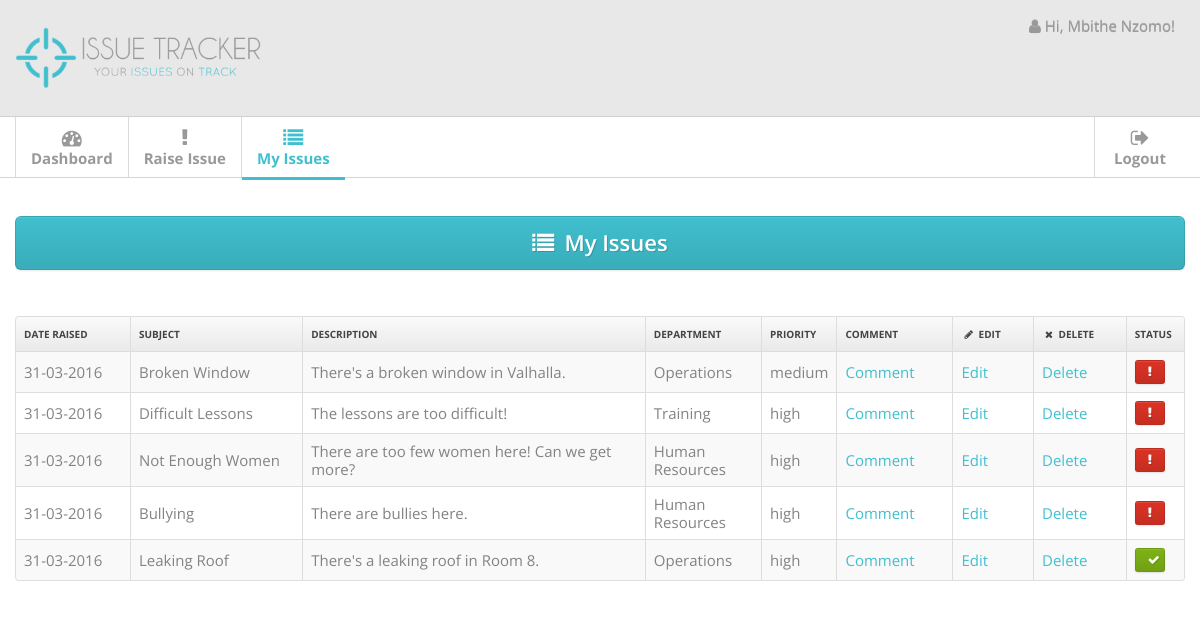
Screenshot of /issues/view (signed in) with the database file from the repository.
### app/models.py (models this page shows, shortened)
class User(UserMixin, db.Model):
    __tablename__ = 'users'
    id = db.Column(db.Integer, primary_key=True)
    fullname = db.Column(db.String(50))
    username = db.Column(db.String(50), unique=True, index=True)
    email = db.Column(db.String(100), unique=True)
    password_hash = db.Column(db.String(128))
    is_admin = db.Column(db.Boolean, default=False)
    @property
    def password(self):
        '''prevents access to password
        property
        '''
        raise AttributeError('password is not a readable attribute.')

class Issue(db.Model):
    __tablename__ = 'issues'
    id = db.Column(db.Integer, primary_key=True)
    subject = db.Column(db.String(70))
    description = db.Column(db.Text)
    priority = db.Column(db.String(10))
    raised_at = db.Column(db.DateTime, default=datetime.utcnow)
    last_edited = db.Column(db.DateTime, default=datetime.utcnow)
    is_resolved = db.Column(db.Boolean, default=False)
    is_assigned = db.Column(db.Boolean, default=False)
    user_id = db.Column(db.Integer, db.ForeignKey('users.id'))
    user = db.relationship('User',
                           backref=db.backref('issues', lazy='dynamic'))
    department_id = db.Column(db.Integer, db.ForeignKey('departments.id'))
    department = db.relationship('Department',
                                 backref=db.backref('departments',
                                                    lazy='dynamic'))

class Department(db.Model):
    __tablename__ = 'departments'
    id = db.Column(db.Integer, primary_key=True)
    name = db.Column(db.String(120), unique=True)
    user_id = db.Column(db.Integer, db.ForeignKey('users.id'))
    dept_admin = db.relationship('User',
                                backref=db.backref('users', lazy='dynamic'))

### app/issues/views.py (the view)
@issues.route('/view')
@login_required
def view():
	issues = (Issue.query
		.filter(Issue.user_id == current_user.id)
		.order_by(Issue.raised_at.desc())
		).all()
	return render_template('issues/view.html', issues=issues, title="My Issues")

### app/models.py (called while the page is built)
@login_manager.user_loader
def load_user(user_id):
    return User.query.get(int(user_id))

### app/templates/issues/view.html (shortened to what this page needs)
{% extends "base.html" %}
{% block content %}
{% import "bootstrap/wtf.html" as wtf %}
{% import "bootstrap/utils.html" as utils %}
<div class="main">
  <div class="main-inner">
      <div class="container">
      <div class="row">
      <div class="span12">
        <div class="widget widget-plain">
          <div class="widget-content">
            <a class="btn btn-large btn-primary btn-support-ask"> <i class="icon-list" style="margin-right: 10px"></i>{{ title }}</a>
          </div>
        </div>
      </div>
     </div>
            {% if issues %}
              <table class="table table-striped table-bordered">
                <thead>
                  <tr>
                    <th width="10%"> Date Raised </th>
                    <th width="15%"> Subject </th>
                    <th width="30%"> Description </th>
                    <th width="10%"> Department </th>
                    <th width="5%"> Priority </th>
                    <th width="10%"> Comment </th>
                    <th width="7%"> <i class="btn-icon-only icon-pencil"></i> Edit </th>
                    <th width="8%"> <i class="btn-icon-only icon-remove"></i> Delete </th>
                    <th width="5%"> Status </th>
                  </tr>
                </thead>
                <tbody>
                {% for issue in issues %}
                  <tr>
                    <td> {{ issue.raised_at.strftime('%d-%m-%Y') }} </td>
                    <td> {{ issue.subject }} </td>
                    <td> {{ issue.description }} </td>
                    <td> {{ issue.department.name }} </td>
                    <td> {{ issue.priority }} </td>
                    <td> <a href="{{ url_for('issues.view_individual', id=issue.id) }}"> Comment </a> </td>
                    <td> <a href="{{ url_for('issues.edit', id=issue.id) }}"> Edit </a></td>
                    <td> <a href="{{ url_for('issues.delete', id=issue.id) }}"> Delete </i></a></td>
                    <td class="td-actions">
                      {% if issue.is_resolved == False %}
                      <a class="btn btn-danger btn-small" style="width:10px"><i class="btn-icon-only icon-exclamation"> </i></a>
                      {% else %}
                        <a class="btn btn-small btn-success" style="width:10px"><i class="btn-icon-only icon-ok"></i></a>
                      {% endif %}
                    </td>
                  </tr>
                {% endfor %}
                </tbody>
              </table>
              {% else %}
              <div style="text-align: center">
                <h3> You have no issues. Click below to add one:</h3>
                <a href="{{ url_for('issues.raise_issue') }}"><button class="button btn btn-primary" style = "margin:0 auto; float: none; margin-top: 20px" >Raise Issue</button><a>
              </div>
              {% endif %}
            </div>
        </div>
        </div>
{% endblock %}

### app/templates/base.html (shortened to what this page needs)
<!DOCTYPE html>
<html lang="en">
<head>
<link href="{{ url_for('static', filename='css/bootstrap.min.css') }}" rel="stylesheet">
<link href="{{ url_for('static', filename='css/bootstrap-responsive.min.css') }}" rel="stylesheet">
<link href="{{ url_for('static', filename='css/font-awesome.css') }}" rel="stylesheet">
<link href="{{ url_for('static', filename='css/style.css') }}" rel="stylesheet">
<link href="{{ url_for('static', filename='css/pages/dashboard.css') }}" rel="stylesheet">
<link href="{{ url_for('static', filename='css/pages/signin.css') }}" rel="stylesheet">
<link href="{{ url_for('static', filename='css/pages/faq.css') }}" rel="stylesheet">
</head>
<body>
<div class="navbar navbar-fixed-top">
  <div class="navbar-inner">
    <div class="container"> <a class="brand" href="{{ url_for('main.welcome') }}"><img src="{{ url_for('static', filename='img/logo-transp.png') }}" width="250px"></a>
      <div class="nav-collapse">
        <ul class="nav pull-right">
          <li class="dropdown">
            <a href="#" class="dropdown-toggle" data-toggle="dropdown">
              {% if current_user.is_authenticated %}
                <i class="icon-user"></i>  Hi, {{ current_user.fullname }}!
              {% else %}
                Welcome to Issue Tracker!
              {% endif %}
            </a>
          </li>
        </ul>
      </div>
    </div>
  </div>
</div>
<div class="subnavbar">
  <div class="subnavbar-inner">
    <div class="container">
      {% if current_user.is_authenticated %}
        <ul class="mainnav">
          {% if current_user.is_admin == False %}
          <li {%- if request.path == "/dashboard" %} class="active" {% endif %}>
            <a href="{{ url_for('main.dashboard') }}"><i class="icon-dashboard"></i><span>Dashboard</span> </a>
          </li>
          <li {%- if request.path == "/issues/raise" %} class="active" {% endif %}>
            <a href="{{ url_for('issues.raise_issue') }}"><i class="icon-exclamation"></i><span>Raise Issue</span></a>
          </li>
          <li {%- if request.path == "/issues/view" %} class="active" {% endif %}>
            <a href="{{ url_for('issues.view') }}"><i class="icon-list"></i><span>My Issues</span> </a>
          </li>
          {% endif %}
        </ul>
      {% endif %}
      <ul class="mainnav pull-right">
      {% if current_user.is_authenticated %}
        <li>
          <a href="{{ url_for('auth.logout') }}"><i class="icon-signout"></i><span>Logout</span> </a>
        </li>
      {% endif %}
      </ul>
    </div>
  </div>
</div>
{% block content %}
{% endblock %}
</body>
</html>

### app/static/css/style.css (style rules this page uses)
body { background: #f9f6f1; font: 15px/1.7em 'Open Sans'; }
.btn-icon-only { padding-right: 3px; padding-left: 3px; }
.table td { vertical-align: middle; }
.table-bordered th { background: #E9E9E9; background:-moz-linear-gradient(top, #FAFAFA 0%, #E9E9E9 100%); background:-webkit-gradient(linear, left top, left bottom, color-stop(0%,#FAFAFA), color-stop(100%,#E9E9E9)); background:-webkit-linear-gradient(top, #FAFAFA 0%,#E9E9E9 100%); background:-o-linear-gradient(top, #FAFAFA 0%,#E9E9E9 100%); background:-ms-linear-gradient(top, #FAFAFA 0%,#E9E9E9 100%); background:linear-gradient(top, #FAFAFA 0%,#E9E9E9 100%); filter: progid:DXImageTransform.Microsoft.gradient(startColorstr='#FAFAFA', endColorstr='#E9E9E9'); -ms-filter: "progid:DXImageTransform.Microsoft.gradient(startColorstr='#FAFAFA', endColorstr='#E9E9E9')"; font-size: 10px; color: #444; text-transform: uppercase; }
.navbar .container { position: relative; }
.navbar-inner { padding: 7px 0; background: #E8E8E8 !important; -moz-border-radius: 0; -webkit-border-radius: 0; border-radius: 0; }
.navbar-fixed-top { position: static; }
.navbar .nav a { font-size: 15px; }
.navbar .nav>li>a { color:#999999 !important; }
.navbar .brand { font-weight: 600; position: relative; top: 2px; }
.subnavbar { margin-bottom: 2.5em; }
.subnavbar-inner { height: 60px; background: #fff; border-bottom: 1px solid #d6d6d6; }
.subnavbar .container > ul { display: inline-block; height: 80px; padding: 0; margin: 0; }
.subnavbar .container > ul > li { float: left; min-width: 90px; height: 60px; padding: 0; margin: 0; text-align: center; list-style: none; border-left: 1px solid #d9d9d9; }
.subnavbar .container > ul > li > a { display: block; height: 100%; padding: 0 15px; font-size: 15px; font-weight: bold; color: #999; }
.subnavbar .container > ul > li > a > i { display: inline-block; width: 24px; height: 24px; margin-top: 11px; margin-bottom: -3px; font-size: 20px; }
.subnavbar .container > ul > li > a > span { display: block; }
.subnavbar .container > ul > li.active > a { border-bottom:3px solid #40BFCE; color: #40BFCE; }
.main { padding-bottom: 2em; }
.widget { position: relative; clear: both; width: auto; margin-bottom: 2em; overflow: hidden; }
.widget-content { padding: 20px 15px 15px; background: #FFF; border: 1px solid #D5D5D5; -moz-border-radius: 5px; -webkit-border-radius: 5px; border-radius: 5px; }
.widget-content:before, .widget-content:after { content:""; display:table; }
.widget-content:after { clear:both; }
.widget-content { zoom:1; }
.widget-plain { background: transparent; border: none; }
.widget-plain .widget-content { padding: 0; background: transparent; border: none; }

### app/static/css/pages/signin.css (style rules this page uses)
body { background: url(../../img/body-bg.png); color:#838383; font: 15px/1.7em 'Open Sans'; }

### app/static/css/pages/faq.css (style rules this page uses)
.btn-support-ask { display: block; font-size: 22px; padding: 14px 0; font-weight: 600; margin-bottom: .75em; }

### rows the page displays
User: fullname "Mbithe Nzomo"
Issue: raised_at "31-03-2016", subject "Broken Window", description "There's a broken window in Valhalla.", department.name "Operations", priority "medium", is_resolved False (drawn)
Issue: raised_at "31-03-2016", subject "Difficult Lessons", description "The lessons are too difficult!", department.name "Training", priority "high", is_resolved False (drawn)
Issue: raised_at "31-03-2016", subject "Not Enough Women", description "There are too few women here! Can we get more?", department.name "Human Resources", priority "high", is_resolved False (drawn)
Issue: raised_at "31-03-2016", subject "Bullying", description "There are bullies here.", department.name "Human Resources", priority "high", is_resolved False (drawn)
Issue: raised_at "31-03-2016", subject "Leaking Roof", description "There's a leaking roof in Room 8.", department.name "Operations", priority "high", is_resolved True (drawn)

### other values shown
{{ title }} "My Issues"
